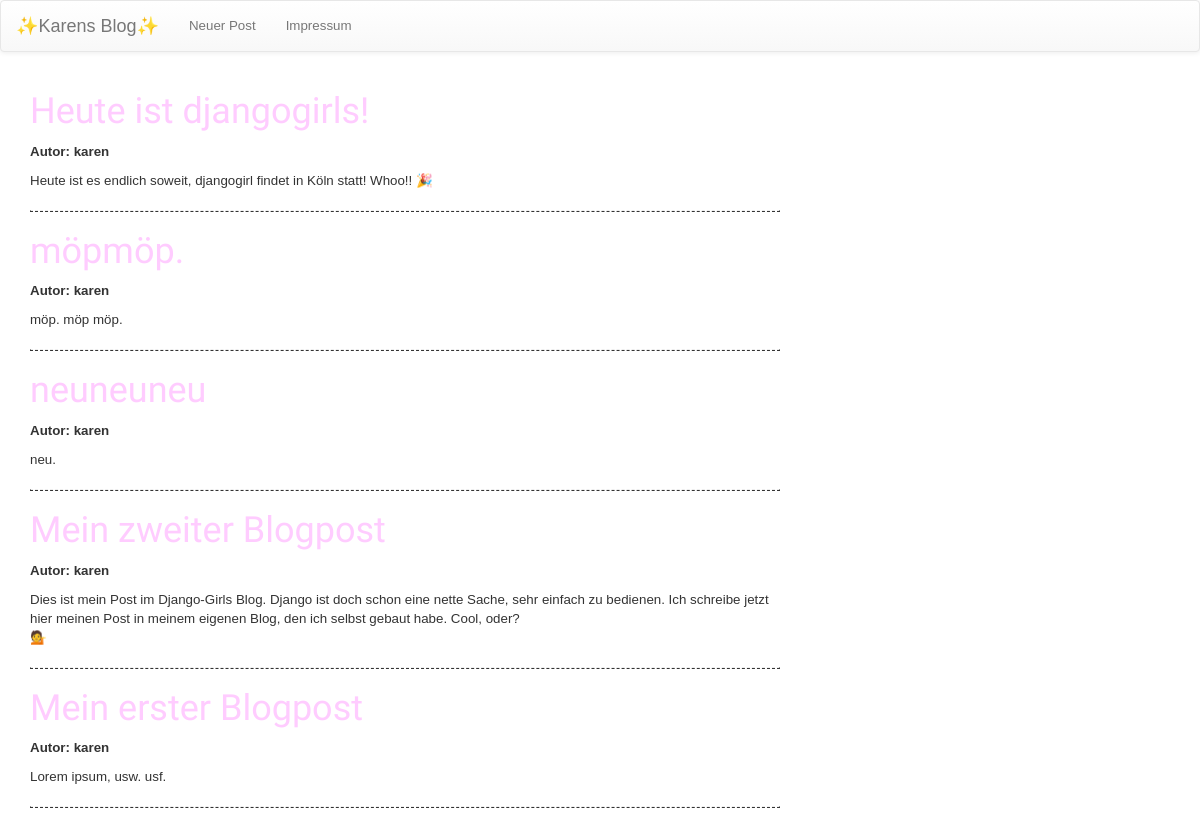
Page /blog/ (signed in) on the committed database.
### blog/models.py (models this page shows, shortened)
class Post(models.Model):
    author = models.ForeignKey('auth.User')
    title = models.CharField(max_length=200)
    text = models.TextField()
    created_date = models.DateTimeField(
            default=timezone.now)
    published_date = models.DateTimeField(
            blank=True, null=True)

### blog/views.py (the view)
def index(request):
    latest_posts_list = Post.objects.order_by('-created_date')[:5]
    context = {'latest_posts_list': latest_posts_list}
    return render(request, 'index.html', context)

### blog/templates/index.html
{% extends 'base.html' %}
{% block content %}
{% if latest_posts_list %}
<div>
  {% for post in latest_posts_list %}
  <div>
    <h1><a href="{% url 'post_detail' pk=post.pk %}">{{ post.title }}</a></h1>
    <b>Autor: {{ post.author }}</b>
    <p>{{ post.text|linebreaks }}</p>
    <hr/>
  </div>
  {% endfor %}
</div>
{% else %}
<p>No polls are available.</p>
{% endif %}
{% endblock %}

### blog/static/css/blog.css (style rules this page uses)
h1, h1 a, h1 a:hover { color: #ffccff; text-decoration: none; font-family: 'Fredericka the Great', cursive; }
body { font-family: sans-serif; background-color: #ffffff; font-size: 10pt; }
hr { border-width: 1px; border-style: dashed; }

### rows in the picture
Post: title "Heute ist djangogirls!", author "karen", text "Heute ist es endlich soweit, djangogirl findet in Köln statt! Whoo!! 🎉"
Post: title "möpmöp.", author "karen", text "möp. möp möp."
Post: title "neuneuneu", author "karen", text "neu."
Post: title "Mein zweiter Blogpost", author "karen", text "Dies ist mein Post im Django-Girls Blog. Django ist doch schon eine nette Sache, sehr einfach zu bedienen. Ich schreibe jetzt hier meinen Post in meinem eigenen Blog, den ich selbst gebaut habe. Cool, oder? 💁"
Post: title "Mein erster Blogpost", author "karen", text "Lorem ipsum, usw. usf."
